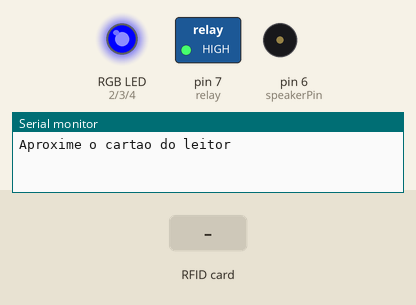
Bench run of a sketch on a simulated Arduino Mega 2560, built with avr-gcc and run on an emulated ATmega2560. On the bench: switched loads named in the sketch (green lamp = pin HIGH), an RGB LED mixed from three pins (HIGH = lit), buzzer (waves = sounding), the last lines printed to the serial monitor. Inputs (shaded band) come from the test bench. Pins used as bus, display or sensor lines are not drawn.

Above: at 1.2 s.
1.3 s: RFID card 49 6F 46 D5 held to the reader
At 2.1 s:
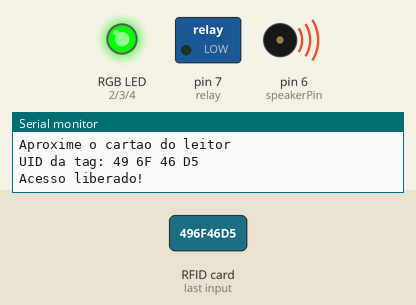
4.3 s: RFID card 5E 7A 19 C4 held to the reader
At 4.59 s:
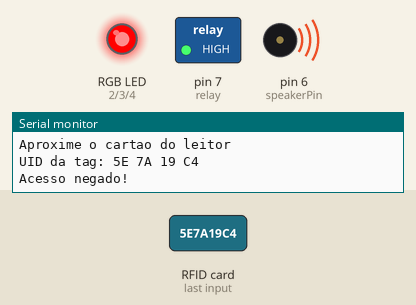
7.3 s: RFID card F6 0F 04 57 held to the reader
At 7.31 s:
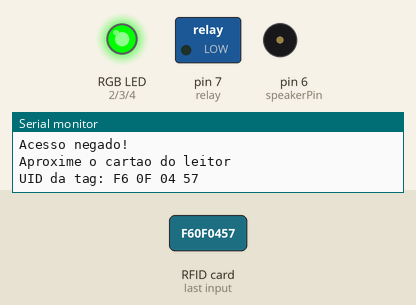
Timing chart, 0 to 10.6 s (numbered marks = the images above; inputs shaded):
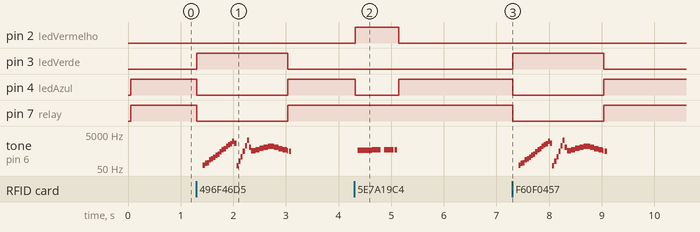

Measured:
- after the input at 1.3 s, pin 3 (ledVerde): LOW → HIGH at once, → LOW 1.7 s later; pin 4 (ledAzul), pin 7 (relay): HIGH → LOW at once, → HIGH 1.7 s later; tone on pin 6 (speakerPin): plays 72 Hz for 0.04 s, 93 Hz for 0.04 s, 105 Hz for 0.04 s, 152 Hz for 0.04 s, 171 Hz for 0.04 s, 219 Hz for 0.04 s … (33 notes in this stretch), starting after 0.12 s
- after the input at 4.3 s, pin 2 (ledVermelho): LOW → HIGH at once, → LOW 0.83 s later; pin 4 (ledAzul): HIGH → LOW at once, → HIGH 0.83 s later; tone on pin 6 (speakerPin): plays 544 Hz for 0.28 s, 596 Hz for 0.16 s, 611 Hz for 0.18 s, 577 Hz for 0.04 s, starting after 0.06 s
- after the input at 7.3 s, pin 3 (ledVerde): LOW → HIGH at once, → LOW 1.7 s later; pin 4 (ledAzul), pin 7 (relay): HIGH → LOW at once, → HIGH 1.7 s later; tone on pin 6 (speakerPin): plays 72 Hz for 0.04 s, 93 Hz for 0.04 s, 105 Hz for 0.04 s, 152 Hz for 0.04 s, 171 Hz for 0.04 s, 219 Hz for 0.04 s … (33 notes in this stretch), starting after 0.12 s

The sketch:

main.ino
```cpp
// Controle de acesso R2D2 com leitor RFID

// MFRC522 -> Pianagem do Arduino UNO
// RST -> 9
// SDA(SS) -> 10
// MOSI -> 11
// MISO -> 12
// SCK -> 13

// MFRC522 -> Pianagem do Arduino Mega
// RST -> 5
// SDA(SS) -> 53
// MOSI -> 51
// MISO -> 50
// SCK -> 52

#include <SPI.h>
#include "MFRC522.h"
#include "notes.h"

// Define os pinos SDA e RESET
#define SS_PIN 53
#define RST_PIN 5

// Pino onde o positivo do buzzer será ligado
const int speakerPin = 6;

// Cria instâcia do RFID-RC522
MFRC522 mfrc522(SS_PIN, RST_PIN);

// Vetor com as tags autorizadas          -> F6 0F 04 56
String tagsCadastrada[2] = { "49 6F 46 D5", "F6 0F 04 57" };

// Pinos do LED RGB
int ledVermelho = 2;
int ledVerde = 3;
int ledAzul = 4;

// Pino do relé
int relay = 7;

void setup()
{
    // Inicia a porta serial
    Serial.begin(9600);

    // Inicia a conexão SPI
    SPI.begin();

    // Inicia MFRC522
    mfrc522.PCD_Init();

    Serial.println();

    pinMode(speakerPin, OUTPUT);

    // Define os pinos do LED RGB como saída
    pinMode(ledVermelho, OUTPUT);
    pinMode(ledVerde, OUTPUT);
    pinMode(ledAzul, OUTPUT);

    // Método inicial
    mensagemLeitura();

    // Define o pino do relé como saída e coloca em nível alto
    pinMode(relay, OUTPUT);
    digitalWrite(relay, HIGH);
}

void loop()
{
    // Aguarda a presença do cartão / tag
    if (!mfrc522.PICC_IsNewCardPresent()) {
        return;
    }

    // Verifica a leitura do cartão / tag
    if (!mfrc522.PICC_ReadCardSerial()) {
        return;
    }

    // Mostra UID da tag na serial
    Serial.print("UID da tag:");

    // Variável que armazena o UID do cartão
    String tagUID = "";

    // Percorre byte a byte os dados lidos do cartão
    for (byte i = 0; i < mfrc522.uid.size; i++) {
        Serial.print(mfrc522.uid.uidByte[i] < 0x10 ? " 0" : " ");
        Serial.print(mfrc522.uid.uidByte[i], HEX);
        // Concatena na variável tagUID
        tagUID.concat(String(mfrc522.uid.uidByte[i] < 0x10 ? " 0" : " "));
        tagUID.concat(String(mfrc522.uid.uidByte[i], HEX));
    }

    // Adiciona uma quebra de linha
    Serial.println();

    boolean tagVerificada = false;

    // Imprime o valor da variavel tagUID em Maisculo
    tagUID.toUpperCase();

    // Verifica se a tag lida coincide com uma das tags cadastada no array
    for (int i = 0; i < sizeof(tagsCadastrada); i++) {
        // Verifica se a tag está cadastrada
        if (tagUID.substring(1) == tagsCadastrada[i]) // UID 1
        {
            // Tag encontrada
            tagVerificada = true;
            Serial.println("Acesso liberado!");

            // Acende o led verde e liga o relé
            tagValida();

            // Tones de acesso liberado
            toneValido();

            // Inicia o processo novamente
            mensagemLeitura();

            // Limpa a String tagUID para fazer nova leitura
            tagUID = "";
            break;
        }
    }

    // Se a tagUID não foi verificada, informa ao usuário que não tem acesso
    if ((tagVerificada == false) && (tagUID != "")) {
        // Tag não encontrada
        Serial.println("Acesso negado!");

        // Acende o led vermelho e matem o relé desligado
        tagInvalida();

        // Tone de inválido
        toneInvalido();

        // Inicia o processo novamente
        mensagemLeitura();

        // Limpa a String tagUID para fazer nova leitura
        tagUID = "";
    }
}

// Método que informa a mensagem inicial
void mensagemLeitura()
{
    Serial.println();
    Serial.println("Aproxime o cartao do leitor");

    digitalWrite(ledAzul, HIGH);
    digitalWrite(ledVermelho, LOW);
    digitalWrite(ledVerde, LOW);

    digitalWrite(relay, HIGH);
    Serial.println();
}

// Método chamado quando a tag for encontrada
void tagValida()
{
    digitalWrite(ledAzul, LOW);
    digitalWrite(ledVermelho, LOW);
    digitalWrite(ledVerde, HIGH);

    digitalWrite(relay, LOW);
}

// Método chamado quando a tag não for encontrada
void tagInvalida()
{
    digitalWrite(ledAzul, LOW);
    digitalWrite(ledVermelho, HIGH);
    digitalWrite(ledVerde, LOW);

    digitalWrite(relay, HIGH);
}

// Tones
void toneValido()
{
    for (int i = 100; i < 5000; i = i * 1.45) {
        newTone(speakerPin, i, 60);
    }
    delay(10);
    for (int i = 100; i < 6000; i = i * 1.5) {
        newTone(speakerPin, i, 20);
    }
    for (int i = 1000; i < 2000; i = i * 1.02) {
        newTone(speakerPin, i, 10);
    }
    for (int i = 2000; i > 1000; i = i * 0.98) {
        newTone(speakerPin, i, 10);
    }
    noTone(speakerPin);
}

void toneInvalido() {
    for (int i = 1108; i < 1244; i = i * 1.01) {
        newTone(speakerPin, i, 30);
    }
    delay(100);
    for (int i = 1244; i > 1158; i = i * 0.99) {
        newTone(speakerPin, i, 30);
    }
    noTone(speakerPin);
    delay(100);
}
```

notes.cpp
```cpp
#include <Arduino.h>
#include "notes.h"

void newTone(int speakerPin, float noteFrequency, long noteDuration)
{
  int x;
  // Convert the frequency to microseconds
  float microsecondsPerWave = 1000000 / noteFrequency;
  // Calculate how many HIGH/LOW cycles there are per millisecond
  float millisecondsPerCycle = 1000 / (microsecondsPerWave * 2);
  // Multiply noteDuration * number or cycles per millisecond
  float loopTime = noteDuration * millisecondsPerCycle;
  // Play the note for the calculated loopTime.
  for (x = 0; x < loopTime; x++)
  {
      digitalWrite(speakerPin,HIGH);
      delayMicroseconds(microsecondsPerWave);
      digitalWrite(speakerPin,LOW);
      delayMicroseconds(microsecondsPerWave);
  }
}
```

notes.h
```cpp
// Reference: This list was adapted from the table located here:
// http://www.phy.mtu.edu/~suits/notefreqs.html

const float NOTE_C0 = 16.35;    // C0
const float NOTE_Db0 = 17.32;   // C#0/Db0
const float NOTE_D0 = 18.35;    // D0
const float NOTE_Eb0 = 19.45;   // D#0/Eb0
const float NOTE_E0 = 20.6;     // E0
const float NOTE_F0 = 21.83;    // F0
const float NOTE_Gb0 = 23.12;   // F#0/Gb0
const float NOTE_G0 = 24.5;     // G0
const float NOTE_Ab0 = 25.96;   // G#0/Ab0
const float NOTE_A0 = 27.5;     // A0
const float NOTE_Bb0 = 29.14;   // A#0/Bb0
const float NOTE_B0 = 30.87;    // B0
const float NOTE_C1 = 32.7;     // C1
const float NOTE_Db1 = 34.65;   // C#1/Db1
const float NOTE_D1 = 36.71;    // D1
const float NOTE_Eb1 = 38.89;   // D#1/Eb1
const float NOTE_E1 = 41.2;     // E1
const float NOTE_F1 = 43.65;    // F1
const float NOTE_Gb1 = 46.25;   // F#1/Gb1
const float NOTE_G1 = 49;       // G1
const float NOTE_Ab1 = 51.91;   // G#1/Ab1
const float NOTE_A1 = 55;       // A1
const float NOTE_Bb1 = 58.27;   // A#1/Bb1
const float NOTE_B1 = 61.74;    // B1
const float NOTE_C2 = 65.41;    // C2 (Middle C)
const float NOTE_Db2 = 69.3;    // C#2/Db2
const float NOTE_D2 = 73.42;    // D2
const float NOTE_Eb2 = 77.78;   // D#2/Eb2
const float NOTE_E2 = 82.41;    // E2
const float NOTE_F2 = 87.31;    // F2
const float NOTE_Gb2 = 92.5;    // F#2/Gb2
const float NOTE_G2 = 98;       // G2
const float NOTE_Ab2 = 103.83;  // G#2/Ab2
const float NOTE_A2 = 110;      // A2
const float NOTE_Bb2 = 116.54;  // A#2/Bb2
const float NOTE_B2 = 123.47;   // B2
const float NOTE_C3 = 130.81;   // C3
const float NOTE_Db3 = 138.59;  // C#3/Db3
const float NOTE_D3 = 146.83;   // D3
const float NOTE_Eb3 = 155.56;  // D#3/Eb3
const float NOTE_E3 = 164.81;   // E3
const float NOTE_F3 = 174.61;   // F3
const float NOTE_Gb3 = 185;     // F#3/Gb3
const float NOTE_G3 = 196;      // G3
const float NOTE_Ab3 = 207.65;  // G#3/Ab3
const float NOTE_A3 = 220;      // A3
const float NOTE_Bb3 = 233.08;  // A#3/Bb3
const float NOTE_B3 = 246.94;   // B3
const float NOTE_C4 = 261.63;   // C4
const float NOTE_Db4 = 277.18;  // C#4/Db4
const float NOTE_D4 = 293.66;   // D4
const float NOTE_Eb4 = 311.13;  // D#4/Eb4
const float NOTE_E4 = 329.63;   // E4
const float NOTE_F4 = 349.23;   // F4
const float NOTE_Gb4 = 369.99;  // F#4/Gb4
const float NOTE_G4 = 392;      // G4
const float NOTE_Ab4 = 415.3;   // G#4/Ab4
const float NOTE_A4 = 440;      // A4
const float NOTE_Bb4 = 466.16;  // A#4/Bb4
const float NOTE_B4 = 493.88;   // B4
const float NOTE_C5 = 523.25;   // C5
const float NOTE_Db5 = 554.37;  // C#5/Db5
const float NOTE_D5 = 587.33;   // D5
const float NOTE_Eb5 = 622.25;  // D#5/Eb5
const float NOTE_E5 = 659.26;   // E5
const float NOTE_F5 = 698.46;   // F5
const float NOTE_Gb5 = 739.99;  // F#5/Gb5
const float NOTE_G5 = 783.99;   // G5
const float NOTE_Ab5 = 830.61;  // G#5/Ab5
const float NOTE_A5 = 880;      // A5
const float NOTE_Bb5 = 932.33;  // A#5/Bb5
const float NOTE_B5 = 987.77;   // B5
const float NOTE_C6 = 1046.5;   // C6
const float NOTE_Db6 = 1108.73; // C#6/Db6
const float NOTE_D6 = 1174.66;  // D6
const float NOTE_Eb6 = 1244.51; // D#6/Eb6
const float NOTE_E6 = 1318.51;  // E6
const float NOTE_F6 = 1396.91;  // F6
const float NOTE_Gb6 = 1479.98; // F#6/Gb6
const float NOTE_G6 = 1567.98;  // G6
const float NOTE_Ab6 = 1661.22; // G#6/Ab6
const float NOTE_A6 = 1760;     // A6
const float NOTE_Bb6 = 1864.66; // A#6/Bb6
const float NOTE_B6 = 1975.53;  // B6
const float NOTE_C7 = 2093;     // C7
const float NOTE_Db7 = 2217.46; // C#7/Db7
const float NOTE_D7 = 2349.32;  // D7
const float NOTE_Eb7 = 2489.02; // D#7/Eb7
const float NOTE_E7 = 2637.02;  // E7
const float NOTE_F7 = 2793.83;  // F7
const float NOTE_Gb7 = 2959.96; // F#7/Gb7
const float NOTE_G7 = 3135.96;  // G7
const float NOTE_Ab7 = 3322.44; // G#7/Ab7
const float NOTE_A7 = 3520;     // A7
const float NOTE_Bb7 = 3729.31; // A#7/Bb7
const float NOTE_B7 = 3951.07;  // B7
const float NOTE_C8 = 4186.01;  // C8
const float NOTE_Db8 = 4434.92; // C#8/Db8
const float NOTE_D8 = 4698.64;  // D8
const float NOTE_Eb8 = 4978.03; // D#8/Eb8

void newTone(int speakerPin, float noteFrequency, long noteDuration);
```
